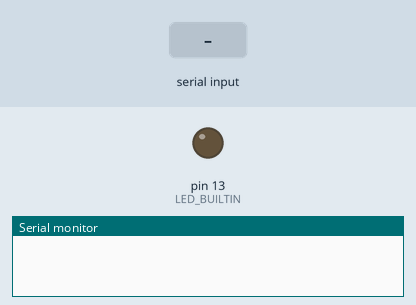
Bench run of a sketch on a simulated Arduino Uno, built with avr-gcc and run on an emulated ATmega328P. On the bench: output pins drawn as LEDs (lit = HIGH), the last lines printed to the serial monitor. The test bench sets the inputs (shaded band).

Above: at 1.2 s.
1.3 s: "1" received over Serial
At 1.6 s:
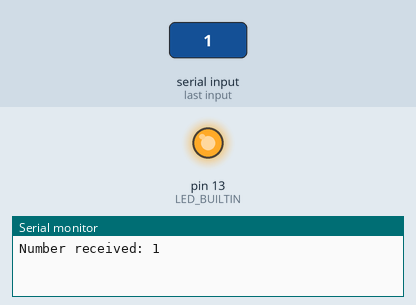
Timing chart, 0 to 4.3 s (numbered marks = the images above; inputs shaded):
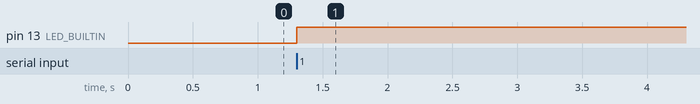

The sketch:

03.Input_Test.ino
```cpp
void setup() {
  Serial.begin(9600);
  // initialize digital pin LED_BUILTIN as an output.
  pinMode(LED_BUILTIN, OUTPUT);
}

char rx_byte = 0;

void loop() {
  if (Serial.available() > 0) {    // is a character available?
    rx_byte = Serial.read();       // get the character

    // check if a number was received
    if ((rx_byte >= '0') && (rx_byte <= '9')) {
      Serial.print("Number received: ");
      Serial.println(rx_byte);
      digitalWrite(LED_BUILTIN, HIGH);
    }
    else {
      Serial.print("This is not a number:");
      Serial.println(rx_byte);
      digitalWrite(LED_BUILTIN, LOW);
    }
  } // end: if (Serial.available() > 0)
}
```

Measured:
- after the input at 1.3 s, pin 13 (LED_BUILTIN): LOW → HIGH at once
